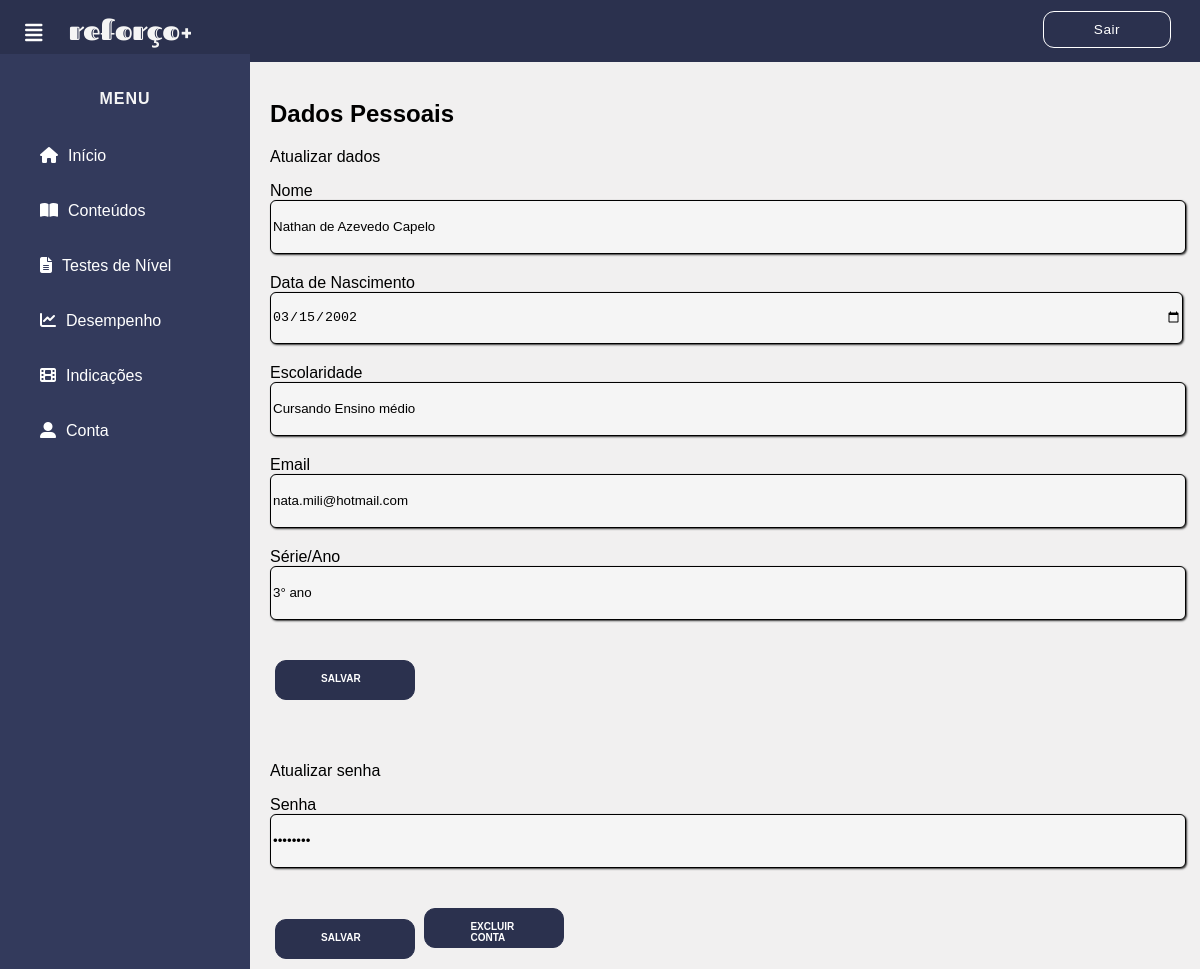
The app's page /php/conta.php (signed in), older data.
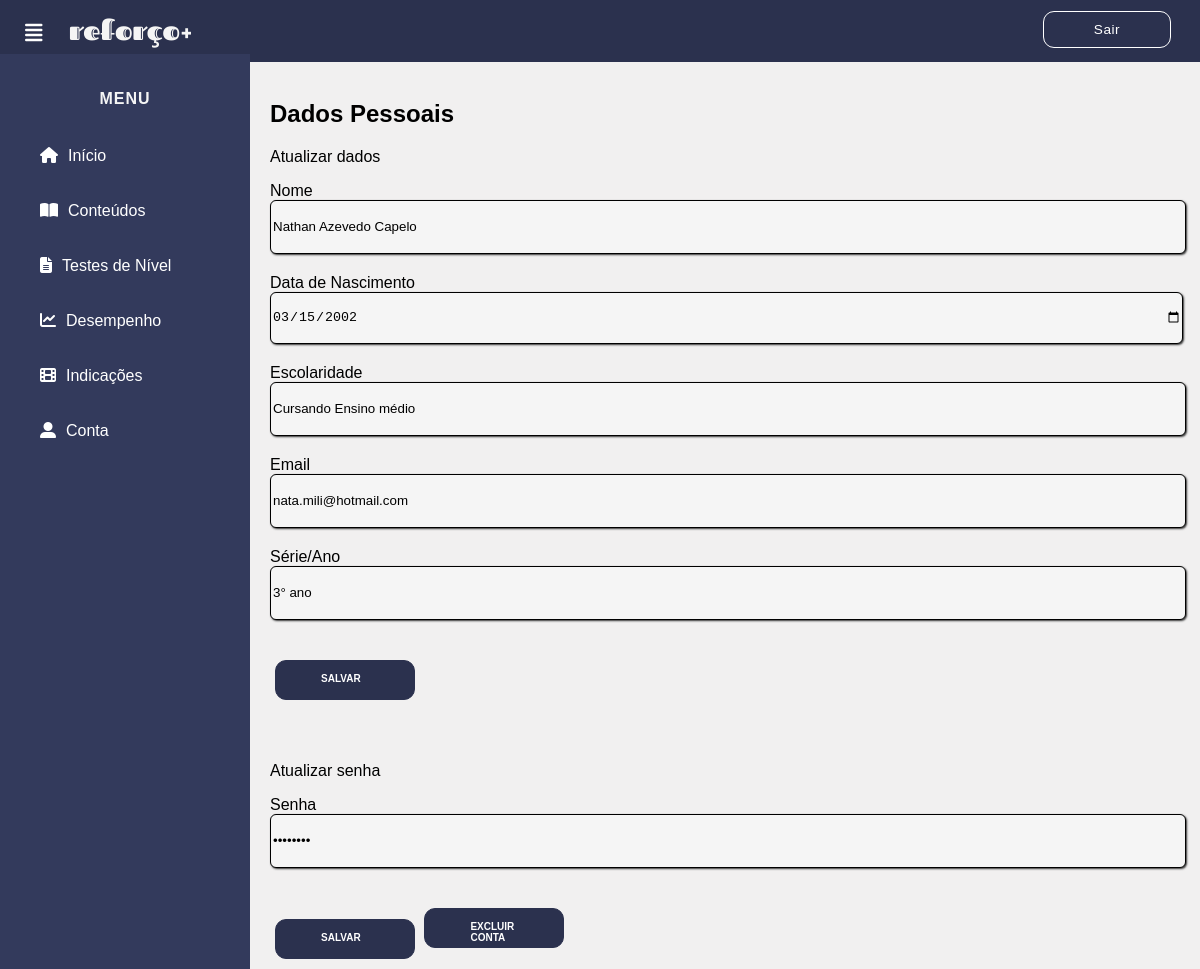
The same page, newer data.
### tables this page shows
CREATE TABLE `usuario` (
  `ID_usuario` int(3) NOT NULL,
  `nome_usuario` varchar(100) NOT NULL,
  `data_nasc` date NOT NULL,
  `escolaridade` varchar(50) NOT NULL,
  `email_usuario` varchar(100) NOT NULL,
  `senha_usuario` varchar(10) NOT NULL,
  `serie_ano` varchar(30) NOT NULL
);

### php/conta.php (the view, shortened to what the changed rows need)
<!DOCTYPE html>
<html lang="pt-br">
<head>
    <link rel="stylesheet" href="../css/inicio.css">
	<link rel="stylesheet" href="../css/conta.css">
  </head>
  <body>
<?php
include 'conecta.php';
$email=$_SESSION['email_usuario'];
if($email=="ADM_reforc@gmail.com"){
  $consulta="SELECT * FROM administrador WHERE email_adm = '$email'";
  $res = mysqli_query($conexao, $consulta);
        $mostrar = mysqli_fetch_array($res);
?>
<div class="menu">
      <center>
      <h4>MENU</h4>
      </center>
      <a href="../inicio_adm.html"><i class="fas fa-home"></i><span>Início</span></a>
      <a href="includeconteudos.php"><i class="fas fa-book-open"></i><span>Cadastro de conteúdos</span></a>
      <a href="includequestoes.php"><i class="fas fa-file-alt"></i><span>Cadastro de questões</span></a>
      <a href="includeindicacoes.php"><i class="fas fa-film"></i><span>Cadastro de indicações</span></a>
      <a href="conta.php"><i class="fas fa-user-alt"></i><span>Conta</span></a>
    </div>
    <div class="conteudo">
<form action="editar_adm.php" method="POST">
						<h2> Dados Pessoais </h2>
						<p> Atualizar dados </p>
					    <label for="exampleInputEmail1">Nome</label>
						<input type="TEXT" class="form-control1" id="exampleInputEmail1" aria-describedby="emailHelp" name="Nome" placeholder="Nome"  style="text-align: left " value="<?php echo $mostrar['nome_adm'];?>" required>
					    <label for="exampleInputEmail1">Email</label>
						<input type="email" class="form-control4" id="exampleInputEmail1" aria-describedby="emailHelp" name="Email" placeholder="Email" style="text-align: left" value="<?php echo $mostrar['email_adm'];?>" disabled>
					    <button type="submit" class="btn2 btn-color2" style= "text-align:left">Salvar</button>
					   <br><br><br>
						<p> Atualizar senha </p>
                        <label for="exampleInputPassword1">Senha</label>
                        <input type="password" class="form-control6" id="exampleInputPassword1" name="Senha"  placeholder="Senha" style="text-align: left" value="<?php echo $mostrar['senha_adm'];?>" required>
			        <button type="submit" class="btn2 btn-color2" style= "text-align:left">Salvar</button>
					</form>
<br>
<br>
<br>
		<?php
}
else{
  $consulta="SELECT * FROM usuario WHERE email_usuario = '$email'";
$res = mysqli_query($conexao, $consulta);
        $mostrar = mysqli_fetch_array($res);
?>
<div class="menu">
      <center>
      <h4>MENU</h4>
      </center>
      <a href="../inicio.html"><i class="fas fa-home"></i><span>Início</span></a>
      <a href="conteudos.php"><i class="fas fa-book-open"></i><span>Conteúdos</span></a>
      <a href="testeniveis.php"><i class="fas fa-file-alt"></i><span>Testes de Nível</span></a>
      <a href="#"><i class="fas fa-chart-line"></i><span>Desempenho</span></a>
      <a href="indicacoes.php"><i class="fas fa-film"></i><span>Indicações</span></a>
      <a href="conta.php"><i class="fas fa-user-alt"></i><span>Conta</span></a>
    </div>
    <div class="conteudo">
<form action="editar.php" method="POST">
						<h2> Dados Pessoais </h2>
						<p> Atualizar dados </p>
					    <label for="exampleInputEmail1">Nome</label>
						<input type="TEXT" class="form-control1" id="exampleInputEmail1" aria-describedby="emailHelp" name="Nome" placeholder="Nome Completo"  style="text-align: left " value="<?php echo $mostrar['nome_usuario'];?>" required>
					    <label for="exampleInputEmail1">Data de Nascimento</label>
						<input type="date" class="form-control2" id="exampleInputEmail1" aria-describedby="emailHelp" name="data_nasc" placeholder="Data de Nascimento" style="text-align: left" value="<?php echo $mostrar['data_nasc'];?>" required>
					    <label for="exampleInputEmail1">Escolaridade</label>
						<input type="text" class="form-control3" id="exampleInputEmail1" aria-describedby="emailHelp" name="escolaridade"  placeholder="Escolaridade" style="text-align: left" value="<?php echo $mostrar['escolaridade'];?>" required>
					    <label for="exampleInputEmail1">Email</label>
						<input type="email" class="form-control4" id="exampleInputEmail1" aria-describedby="emailHelp" name="Email" placeholder="Email" style="text-align: left" value="<?php echo $mostrar['email_usuario'];?>" required>
					    <label for="exampleInputEmail1">Série/Ano</label>
						<input type="text" class="form-control5" id="exampleInputEmail1" aria-describedby="emailHelp" name="Serie_ano"  placeholder="Serie/ano" style="text-align: left" value="<?php echo $mostrar['serie_ano'];?>" required>
					    <button type="submit" class="btn2 btn-color1" style= "text-align:left">Salvar</button>
					   <br><br><br>
						<p> Atualizar senha </p>
                        <label for="exampleInputPassword1">Senha</label>
                        <input type="password" class="form-control6" id="exampleInputPassword1" name="Senha"  placeholder="Senha" style="text-align: left" value="<?php echo $mostrar['senha_usuario'];?>" required>
			        <button type="submit" class="btn2 btn-color1" style= "text-align:left">Salvar</button>
              <?php
           echo "<a href='excluir.php?email=".$mostrar['email_usuario']."'><button style='padding-right: 60px;' class='btn2 btn-color1'>Excluir conta</button></a>";
}
?>
					</form>
</div>
</body>
</html>

Row changes from the older to the newer data that the page shows:
changed usuario "Cursando Ensino médio": Nome "Nathan de Azevedo Capelo" → "Nathan Azevedo Capelo"
